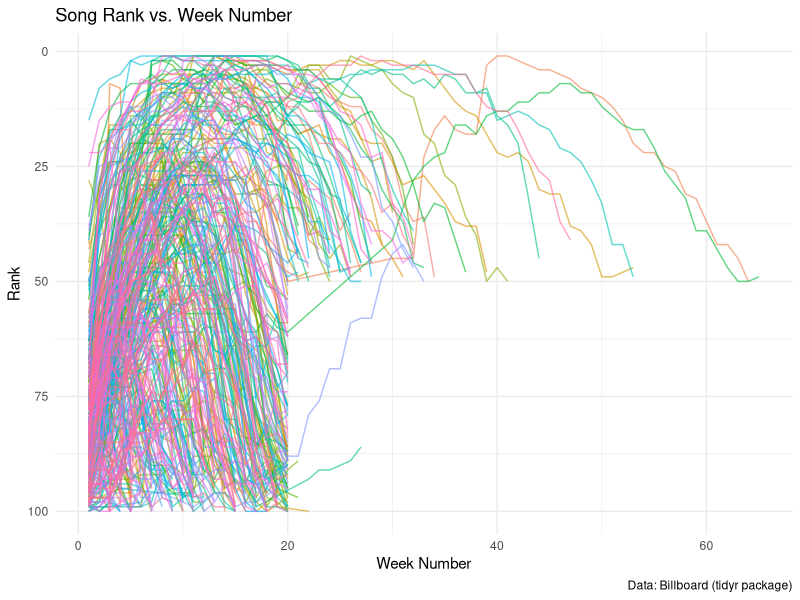
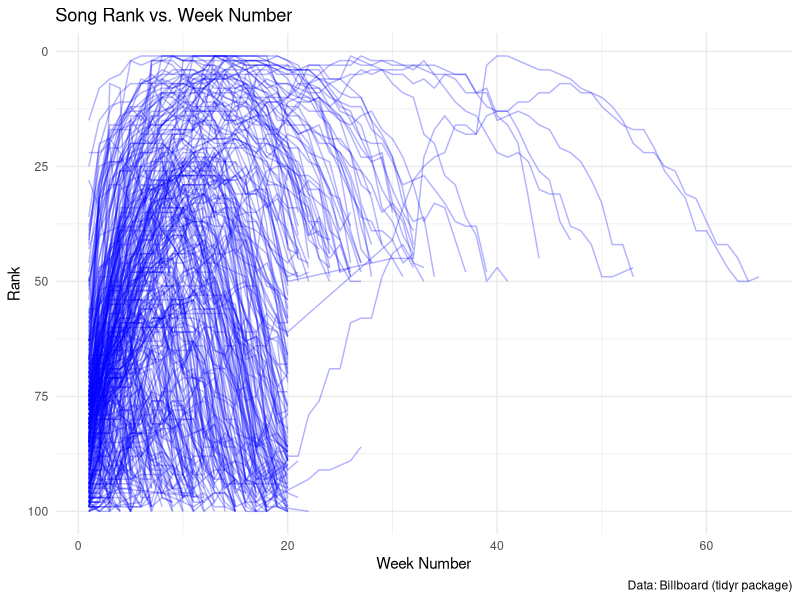

The R source for these figures, in order:
## ---- chunk 1
#| message: false
# Load required libraries
library(tidyr)
library(ggplot2)
library(dplyr)

# Load the billboard dataset
data("billboard")

# Prepare the data for visualization
billboard_long <- billboard |>
  pivot_longer(
    cols = starts_with("wk"),
    names_to = "week",
    values_to = "rank",
    names_prefix = "wk",
    values_drop_na = TRUE
  )

# Convert week to a numeric value
billboard_long$week <- as.numeric(billboard_long$week)

# Create the visualization
ggplot(billboard_long, aes(x = week, y = rank, group = track, color = track)) +
  geom_line(show.legend = FALSE, alpha = 0.6) +
  scale_y_reverse() +  # Reverse the y-axis since rank 1 is the top position
  labs(
    title = "Song Rank vs. Week Number",
    x = "Week Number",
    y = "Rank",
    caption = "Data: Billboard (tidyr package)"
  ) +
  theme_minimal()
## ---- chunk 2
# Create the visualization without coloring by track
ggplot(billboard_long, aes(x = week, y = rank, group = track)) +
  geom_line(alpha = 0.3, color = "blue") +
  scale_y_reverse() +  # Reverse the y-axis since rank 1 is the top position
  labs(
    title = "Song Rank vs. Week Number",
    x = "Week Number",
    y = "Rank",
    caption = "Data: Billboard (tidyr package)"
  ) +
  theme_minimal()
## ---- chunk 3
#| message: false
# Load the tidyverse package
library(tidyverse)

# Load the billboard dataset and prepare the data
billboard_long <- billboard |>
  pivot_longer(
    cols = starts_with("wk"),
    names_to = "week",
    values_to = "rank",
    names_prefix = "wk",
    values_drop_na = TRUE
  ) |>
  mutate(week = as.numeric(week))  # Convert week to numeric
